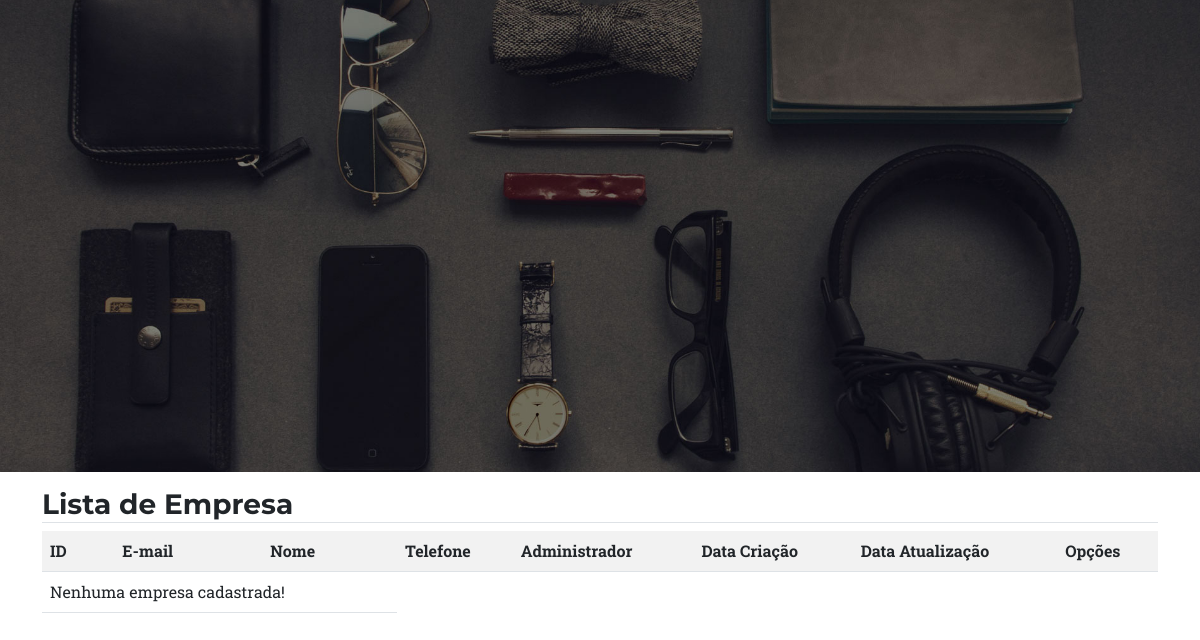
The app's page /listar/empresa/, older data.
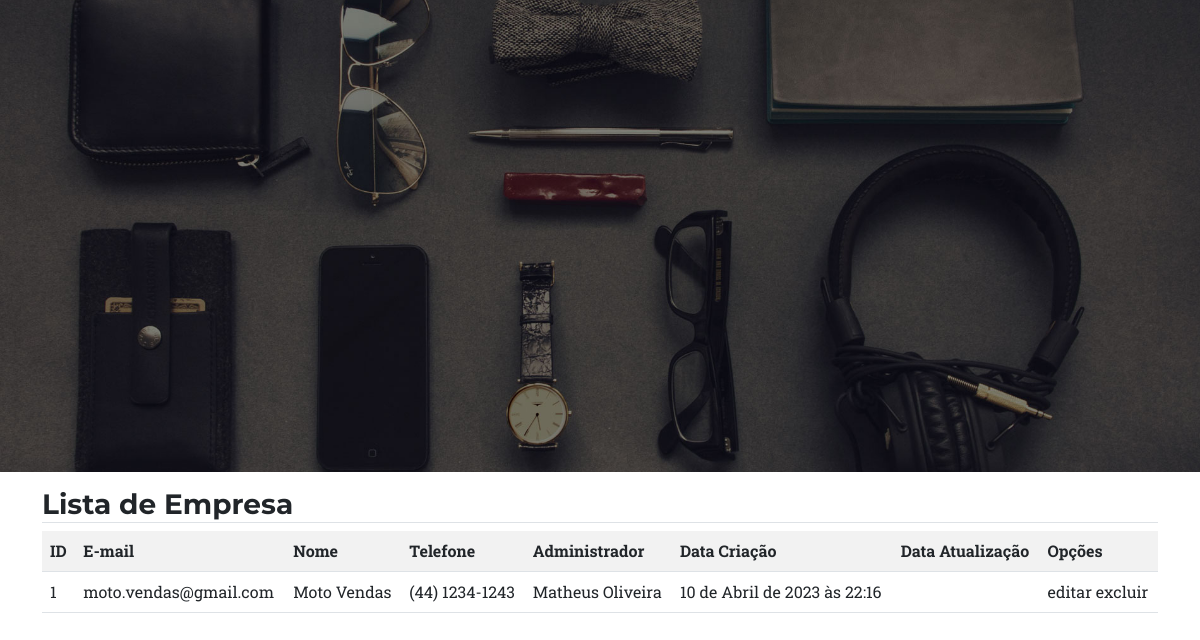
The same page, newer data.
### cadastros/models.py (models this page shows, shortened)
class Empresa(models.Model):
    nome = models.CharField(max_length=50)
    email = models.EmailField(max_length=50,
                              unique=True)
    telefone = models.CharField(max_length=15,
                                unique=True,
                                help_text="(XX)XXXXX-XXXX")
    documento = models.CharField(max_length=18,
                                 unique=True,
                                 help_text="Insira seu CNPJ")
    administrador = models.ForeignKey(Administrador, on_delete=models.PROTECT)
    dataCriacao = models.DateTimeField(auto_now_add=True)
    dataAtualizacao = models.DateTimeField(auto_now=True)

class Administrador(models.Model):
    nome = models.CharField(max_length=50)
    email = models.EmailField(max_length=50,
                              unique=True)
    telefone = models.CharField(max_length=15,
                                unique=True,
                                help_text="(XX)XXXXX-XXXX")
    dataNascimento = models.DateField(verbose_name="Data de Nascimento")
    documento = models.CharField(max_length=14,
                                 unique=True,
                                 help_text="Insira seu CPF")
    senha = models.CharField(max_length=50)
    dataCriacao = models.DateTimeField(auto_now_add=True)
    dataAtualizacao = models.DateTimeField(auto_now=True)

### cadastros/views.py (the view)
# urls.py: path("listar/empresa/", EmpresaList.as_view(), name="listar-empresa"),
class EmpresaList(ListView):
    model = Empresa
    template_name = "cadastros/empresa_list.html"

### cadastros/templates/cadastros/empresa_list.html (shortened to what this page needs)
{% extends "paginas/modelo.html" %}
{% load static %}
{% load crispy_forms_tags %}
{% block conteudo %}
<form action="" method="post">
    <div class="container">
        <h3 class="mt-3 border-bottom">Lista de Empresa</h3>
        <table class="table table-striped">
            <tr>
                <th>ID</th>
                <th>E-mail</th>
                <th>Nome</th>
                <th>Telefone</th>
                <th>Administrador</th>
                <th>Data Criação</th>
                <th>Data Atualização</th>
                <th>Opções</th>
            </tr>
            {% for obejct in object_list %}
            <tr>
                <td>{{obejct.pk}}</td>
                <td>{{obejct.email}}</td>
                <td>{{obejct.nome}}</td>
                <td>{{obejct.telefone}}</td>
                <td>{{obejct.administrador.nome}}</td>
                <td>{{obejct.dataCriacao}}</td>
                <td>{{obejct.dataAtulizacao}}</td>
                <td>
                    editar excluir
                </td>
            </tr>
            {% empty %}
            <tr>
                <td colspan="3">Nenhuma empresa cadastrada!</td>
            </tr>
            {% endfor %}
        </table>
        <br>
        <br>
    </div>
</form>
{% endblock %}

Row changes from the older to the newer data that the page shows:
added Empresa: pk "1", email "moto.vendas@gmail.com", nome "Moto Vendas", telefone "(44) 1234-1243", administrador.nome "Matheus Oliveira", dataCriacao "10 de Abril de 2023 às 22:16"
Text that changed along with them:
text no longer shown: "Nenhuma empresa cadastrada!"
